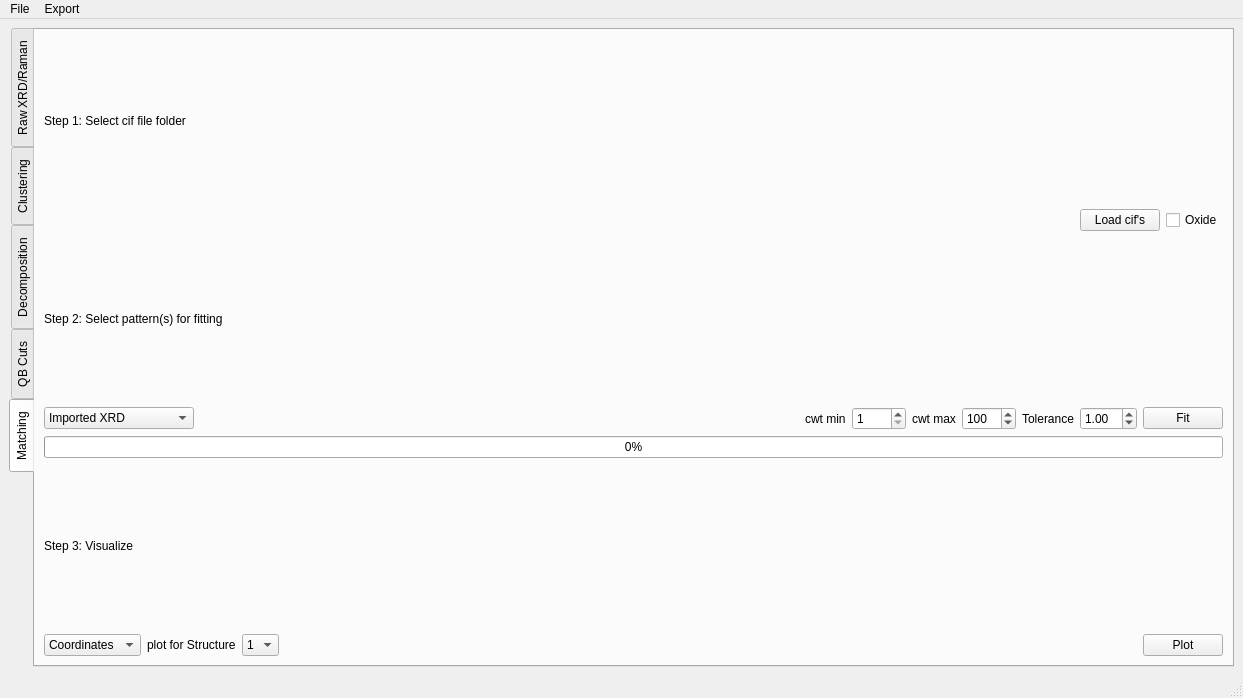
<?xml version="1.0" encoding="UTF-8"?>
<ui version="4.0">
 <class>htAx2</class>
 <widget class="QMainWindow" name="htAx2">
  <property name="geometry">
   <rect>
    <x>0</x>
    <y>0</y>
    <width>1243</width>
    <height>698</height>
   </rect>
  </property>
  <property name="windowTitle">
   <string>htAx2.0alpha</string>
  </property>
  <property name="documentMode">
   <bool>false</bool>
  </property>
  <widget class="QWidget" name="centralwidget">
   <layout class="QVBoxLayout" name="verticalLayout">
    <item>
     <widget class="QTabWidget" name="reiter">
      <property name="tabPosition">
       <enum>QTabWidget::West</enum>
      </property>
      <property name="tabShape">
       <enum>QTabWidget::Rounded</enum>
      </property>
      <property name="currentIndex">
       <number>4</number>
      </property>
      <widget class="QWidget" name="rawXRD">
       <attribute name="title">
        <string>Raw XRD/Raman</string>
       </attribute>
       <layout class="QHBoxLayout" name="horizontalLayout">
        <item>
         <widget class="QSplitter" name="splitter_2">
          <property name="orientation">
           <enum>Qt::Horizontal</enum>
          </property>
          <widget class="QSplitter" name="splitter">
           <property name="orientation">
            <enum>Qt::Vertical</enum>
           </property>
           <widget class="QWidget" name="verticalLayoutWidget">
            <layout class="QVBoxLayout" name="XRDLayout"/>
           </widget>
           <widget class="QWidget" name="layoutWidget">
            <layout class="QHBoxLayout" name="SliderLayout">
             <item>
              <widget class="QLabel" name="label">
               <property name="font">
                <font>
                 <pointsize>14</pointsize>
                </font>
               </property>
               <property name="text">
                <string>X</string>
               </property>
              </widget>
             </item>
             <item>
              <widget class="QSlider" name="horizontalSliderRaw">
               <property name="maximum">
                <number>100</number>
               </property>
               <property name="singleStep">
                <number>0</number>
               </property>
               <property name="orientation">
                <enum>Qt::Horizontal</enum>
               </property>
               <property name="tickPosition">
                <enum>QSlider::TicksBelow</enum>
               </property>
               <property name="tickInterval">
                <number>10</number>
               </property>
              </widget>
             </item>
            </layout>
           </widget>
           <widget class="QWidget" name="layoutWidget">
            <layout class="QHBoxLayout" name="LCDLayout">
             <item>
              <widget class="QLabel" name="MAInfo">
               <property name="text">
                <string>Measurement Area Info</string>
               </property>
              </widget>
             </item>
             <item>
              <widget class="QLCDNumber" name="lcdD"/>
             </item>
            </layout>
           </widget>
           <widget class="QWidget" name="layoutWidget">
            <layout class="QHBoxLayout" name="selectorLayout">
             <item>
              <widget class="QLabel" name="label_2">
               <property name="text">
                <string>Color-Coded</string>
               </property>
              </widget>
             </item>
             <item>
              <widget class="QComboBox" name="comboBox">
               <item>
                <property name="text">
                 <string>Coordinates</string>
                </property>
               </item>
               <item>
                <property name="text">
                 <string>Binary</string>
                </property>
               </item>
               <item>
                <property name="text">
                 <string>Ternary</string>
                </property>
               </item>
               <item>
                <property name="text">
                 <string>Quaternary</string>
                </property>
               </item>
              </widget>
             </item>
             <item>
              <spacer name="horizontalSpacer">
               <property name="orientation">
                <enum>Qt::Horizontal</enum>
               </property>
               <property name="sizeHint" stdset="0">
                <size>
                 <width>40</width>
                 <height>20</height>
                </size>
               </property>
              </spacer>
             </item>
            </layout>
           </widget>
          </widget>
          <widget class="QWidget" name="horizontalLayoutWidget">
           <layout class="QHBoxLayout" name="container">
            <item>
             <layout class="QVBoxLayout" name="XRDLayoutSpectral">
              <property name="spacing">
               <number>0</number>
              </property>
             </layout>
            </item>
           </layout>
          </widget>
         </widget>
        </item>
       </layout>
      </widget>
      <widget class="QWidget" name="clusteringXRD">
       <attribute name="title">
        <string>Clustering</string>
       </attribute>
       <layout class="QHBoxLayout" name="horizontalLayout_6">
        <item>
         <layout class="QHBoxLayout" name="horizontalLayout_5">
          <item>
           <widget class="QSplitter" name="splitter_3">
            <property name="orientation">
             <enum>Qt::Vertical</enum>
            </property>
            <widget class="QWidget" name="horizontalLayoutWidget_2">
             <layout class="QHBoxLayout" name="posClusterLayoutCon">
              <item>
               <layout class="QVBoxLayout" name="posClusterLayout"/>
              </item>
             </layout>
            </widget>
            <widget class="QWidget" name="layoutWidget">
             <layout class="QHBoxLayout" name="horizontalLayout_2">
              <property name="sizeConstraint">
               <enum>QLayout::SetFixedSize</enum>
              </property>
              <item>
               <widget class="QLabel" name="label_3">
                <property name="text">
                 <string>Clusters:</string>
                </property>
               </widget>
              </item>
              <item>
               <widget class="QSpinBox" name="setNumberclusters">
                <property name="minimum">
                 <number>2</number>
                </property>
               </widget>
              </item>
              <item>
               <widget class="QLabel" name="label_4">
                <property name="text">
                 <string>Method:</string>
                </property>
               </widget>
              </item>
              <item>
               <widget class="QComboBox" name="comboBoxClusterMethods">
                <item>
                 <property name="text">
                  <string>KMeans</string>
                 </property>
                </item>
                <item>
                 <property name="text">
                  <string>AgglomWard</string>
                 </property>
                </item>
                <item>
                 <property name="text">
                  <string>AgglomAvg</string>
                 </property>
                </item>
                <item>
                 <property name="text">
                  <string>AgglomComplete</string>
                 </property>
                </item>
                <item>
                 <property name="text">
                  <string>SpectralClustering</string>
                 </property>
                </item>
                <item>
                 <property name="text">
                  <string>DBScan</string>
                 </property>
                </item>
               </widget>
              </item>
              <item>
               <widget class="QComboBox" name="comboBox_2">
                <item>
                 <property name="text">
                  <string>Coordinates</string>
                 </property>
                </item>
                <item>
                 <property name="text">
                  <string>Binary</string>
                 </property>
                </item>
                <item>
                 <property name="text">
                  <string>Ternary</string>
                 </property>
                </item>
                <item>
                 <property name="text">
                  <string>Quaternary</string>
                 </property>
                </item>
               </widget>
              </item>
             </layout>
            </widget>
            <widget class="QWidget" name="layoutWidget">
             <layout class="QHBoxLayout" name="horizontalLayout_3">
              <property name="sizeConstraint">
               <enum>QLayout::SetFixedSize</enum>
              </property>
              <item>
               <widget class="QLabel" name="label_5">
                <property name="text">
                 <string>eps:</string>
                </property>
               </widget>
              </item>
              <item>
               <widget class="QLineEdit" name="setEps">
                <property name="inputMethodHints">
                 <set>Qt::ImhDigitsOnly</set>
                </property>
                <property name="text">
                 <string>0.03</string>
                </property>
                <property name="maxLength">
                 <number>21</number>
                </property>
               </widget>
              </item>
              <item>
               <widget class="QLabel" name="label_6">
                <property name="text">
                 <string>Nmin:</string>
                </property>
               </widget>
              </item>
              <item>
               <widget class="QLineEdit" name="setNMin">
                <property name="inputMethodHints">
                 <set>Qt::ImhDigitsOnly</set>
                </property>
                <property name="text">
                 <string>2</string>
                </property>
                <property name="maxLength">
                 <number>21</number>
                </property>
               </widget>
              </item>
              <item>
               <spacer name="horizontalSpacer_2">
                <property name="orientation">
                 <enum>Qt::Horizontal</enum>
                </property>
                <property name="sizeHint" stdset="0">
                 <size>
                  <width>40</width>
                  <height>20</height>
                 </size>
                </property>
               </spacer>
              </item>
             </layout>
            </widget>
            <widget class="QWidget" name="layoutWidget">
             <layout class="QHBoxLayout" name="horizontalLayout_4">
              <property name="sizeConstraint">
               <enum>QLayout::SetFixedSize</enum>
              </property>
              <item>
               <widget class="QLabel" name="label_7">
                <property name="text">
                 <string>Metric/Measure</string>
                </property>
               </widget>
              </item>
              <item>
               <widget class="QComboBox" name="comboBoxMetric">
                <item>
                 <property name="text">
                  <string>euclidean</string>
                 </property>
                </item>
                <item>
                 <property name="text">
                  <string>l1</string>
                 </property>
                </item>
                <item>
                 <property name="text">
                  <string>l2</string>
                 </property>
                </item>
                <item>
                 <property name="text">
                  <string>manhattan</string>
                 </property>
                </item>
                <item>
                 <property name="text">
                  <string>cosine</string>
                 </property>
                </item>
               </widget>
              </item>
              <item>
               <widget class="QLabel" name="label_8">
                <property name="text">
                 <string>param:</string>
                </property>
               </widget>
              </item>
              <item>
               <widget class="QLineEdit" name="setNMin_2">
                <property name="inputMethodHints">
                 <set>Qt::ImhDigitsOnly</set>
                </property>
                <property name="maxLength">
                 <number>21</number>
                </property>
               </widget>
              </item>
             </layout>
            </widget>
           </widget>
          </item>
          <item>
           <widget class="QSplitter" name="splitter_4">
            <property name="orientation">
             <enum>Qt::Vertical</enum>
            </property>
            <widget class="QWidget" name="verticalLayoutWidget_2">
             <layout class="QVBoxLayout" name="pdMatrixLayout"/>
            </widget>
            <widget class="QWidget" name="layoutWidget">
             <layout class="QHBoxLayout" name="buttonsLayouttop">
              <item>
               <layout class="QVBoxLayout" name="buttonslayoutbott">
                <item>
                 <widget class="QPushButton" name="clusterButton">
                  <property name="text">
                   <string>Cluster!</string>
                  </property>
                 </widget>
                </item>
                <item>
                 <widget class="QPushButton" name="pdButton">
                  <property name="text">
                   <string>PD Matrix!</string>
                  </property>
                 </widget>
                </item>
                <item>
                 <widget class="QPushButton" name="mdsButton">
                  <property name="text">
                   <string>MDS 2D!</string>
                  </property>
                 </widget>
                </item>
               </layout>
              </item>
              <item>
               <spacer name="horizontalSpacerButtons">
                <property name="orientation">
                 <enum>Qt::Horizontal</enum>
                </property>
                <property name="sizeHint" stdset="0">
                 <size>
                  <width>238</width>
                  <height>20</height>
                 </size>
                </property>
               </spacer>
              </item>
             </layout>
            </widget>
           </widget>
          </item>
          <item>
           <layout class="QHBoxLayout" name="mdsLayoutCon">
            <item>
             <layout class="QVBoxLayout" name="mdsLayout"/>
            </item>
           </layout>
          </item>
         </layout>
        </item>
       </layout>
      </widget>
      <widget class="QWidget" name="decompositionXRD">
       <attribute name="title">
        <string>Decomposition</string>
       </attribute>
       <widget class="QSplitter" name="splitter_5">
        <property name="geometry">
         <rect>
          <x>0</x>
          <y>10</y>
          <width>1370</width>
          <height>593</height>
         </rect>
        </property>
        <property name="orientation">
         <enum>Qt::Horizontal</enum>
        </property>
        <widget class="QSplitter" name="splitter_6">
         <property name="orientation">
          <enum>Qt::Vertical</enum>
         </property>
         <widget class="QWidget" name="verticalLayoutWidget_5">
          <layout class="QVBoxLayout" name="scatterDecompositionLayout">
           <property name="sizeConstraint">
            <enum>QLayout::SetDefaultConstraint</enum>
           </property>
          </layout>
         </widget>
         <widget class="QWidget" name="layoutWidget_3">
          <layout class="QHBoxLayout" name="LCDLayout_2">
           <property name="sizeConstraint">
            <enum>QLayout::SetFixedSize</enum>
           </property>
           <item>
            <widget class="QLabel" name="MAInfo_2">
             <property name="text">
              <string>Measurement Area Info</string>
             </property>
            </widget>
           </item>
           <item>
            <widget class="QLCDNumber" name="lcdD_2"/>
           </item>
          </layout>
         </widget>
         <widget class="QWidget" name="layoutWidget_4">
          <layout class="QHBoxLayout" name="selectorLayout_2">
           <property name="sizeConstraint">
            <enum>QLayout::SetFixedSize</enum>
           </property>
           <item>
            <widget class="QLabel" name="label_10">
             <property name="text">
              <string>Color-Coded</string>
             </property>
            </widget>
           </item>
           <item>
            <widget class="QComboBox" name="comboBox_3">
             <item>
              <property name="text">
               <string>Coordinates</string>
              </property>
             </item>
             <item>
              <property name="text">
               <string>Binary</string>
              </property>
             </item>
             <item>
              <property name="text">
               <string>Ternary</string>
              </property>
             </item>
             <item>
              <property name="text">
               <string>Quaternary</string>
              </property>
             </item>
            </widget>
           </item>
           <item>
            <widget class="QLabel" name="label_11">
             <property name="text">
              <string># Base Vectors</string>
             </property>
            </widget>
           </item>
           <item>
            <widget class="QSpinBox" name="setNoVec">
             <property name="minimum">
              <number>2</number>
             </property>
            </widget>
           </item>
           <item>
            <widget class="QLabel" name="label_12">
             <property name="text">
              <string>Show Vector </string>
             </property>
            </widget>
           </item>
           <item>
            <widget class="QSpinBox" name="setShoVec"/>
           </item>
           <item>
            <widget class="QPushButton" name="pushButtonNMF">
             <property name="text">
              <string>Do NNMF!</string>
             </property>
            </widget>
           </item>
           <item>
            <spacer name="horizontalSpacer_3">
             <property name="orientation">
              <enum>Qt::Horizontal</enum>
             </property>
             <property name="sizeHint" stdset="0">
              <size>
               <width>40</width>
               <height>20</height>
              </size>
             </property>
            </spacer>
           </item>
          </layout>
         </widget>
        </widget>
        <widget class="QWidget" name="horizontalLayoutWidget_4">
         <layout class="QHBoxLayout" name="container_2">
          <item>
           <layout class="QVBoxLayout" name="DecompositionSpectralLayout">
            <property name="spacing">
             <number>0</number>
            </property>
           </layout>
          </item>
         </layout>
        </widget>
       </widget>
      </widget>
      <widget class="QWidget" name="cuts">
       <attribute name="title">
        <string>QB Cuts</string>
       </attribute>
       <layout class="QHBoxLayout" name="horizontalLayout_7">
        <item>
         <widget class="QSplitter" name="splitter_7">
          <property name="orientation">
           <enum>Qt::Horizontal</enum>
          </property>
          <widget class="QSplitter" name="splitter_8">
           <property name="orientation">
            <enum>Qt::Vertical</enum>
           </property>
           <widget class="QWidget" name="verticalLayoutWidget_6">
            <layout class="QVBoxLayout" name="scatterQBLayout">
             <property name="sizeConstraint">
              <enum>QLayout::SetDefaultConstraint</enum>
             </property>
            </layout>
           </widget>
           <widget class="QWidget" name="layoutWidget_7">
            <layout class="QGridLayout" name="gridLayout">
             <property name="sizeConstraint">
              <enum>QLayout::SetNoConstraint</enum>
             </property>
             <item row="0" column="1">
              <widget class="QLabel" name="label_14">
               <property name="text">
                <string>Color-Coded</string>
               </property>
              </widget>
             </item>
             <item row="0" column="3">
              <widget class="QLabel" name="label_13">
               <property name="text">
                <string>Cut</string>
               </property>
              </widget>
             </item>
             <item row="1" column="4">
              <widget class="QDoubleSpinBox" name="doubleSpinBox_val"/>
             </item>
             <item row="1" column="12">
              <spacer name="horizontalSpacer_4">
               <property name="orientation">
                <enum>Qt::Horizontal</enum>
               </property>
               <property name="sizeHint" stdset="0">
                <size>
                 <width>31</width>
                 <height>15</height>
                </size>
               </property>
              </spacer>
             </item>
             <item row="0" column="4">
              <widget class="QComboBox" name="comboBox_cut"/>
             </item>
             <item row="0" column="2">
              <widget class="QComboBox" name="comboBox_4">
               <item>
                <property name="text">
                 <string>Coordinates</string>
                </property>
               </item>
               <item>
                <property name="text">
                 <string>Binary</string>
                </property>
               </item>
               <item>
                <property name="text">
                 <string>Ternary</string>
                </property>
               </item>
               <item>
                <property name="text">
                 <string>Quaternary</string>
                </property>
               </item>
              </widget>
             </item>
             <item row="1" column="3">
              <widget class="QLabel" name="label_17">
               <property name="text">
                <string>Value</string>
               </property>
              </widget>
             </item>
             <item row="2" column="3">
              <widget class="QLabel" name="label_16">
               <property name="text">
                <string>Tolerance</string>
               </property>
              </widget>
             </item>
             <item row="2" column="4">
              <widget class="QDoubleSpinBox" name="doubleSpinBox_tol">
               <property name="minimum">
                <double>0.010000000000000</double>
               </property>
               <property name="singleStep">
                <double>0.500000000000000</double>
               </property>
               <property name="value">
                <double>2.000000000000000</double>
               </property>
              </widget>
             </item>
             <item row="0" column="5">
              <widget class="QLabel" name="label_15">
               <property name="text">
                <string>Sort</string>
               </property>
              </widget>
             </item>
             <item row="0" column="6">
              <widget class="QComboBox" name="comboBox_sort"/>
             </item>
             <item row="2" column="6">
              <widget class="QPushButton" name="saveQBButton">
               <property name="text">
                <string>Save</string>
               </property>
              </widget>
             </item>
             <item row="2" column="2">
              <widget class="QPushButton" name="forgetQBButton">
               <property name="enabled">
                <bool>true</bool>
               </property>
               <property name="font">
                <font>
                 <weight>75</weight>
                 <bold>true</bold>
                 <underline>true</underline>
                </font>
               </property>
               <property name="cursor">
                <cursorShape>ForbiddenCursor</cursorShape>
               </property>
               <property name="text">
                <string>Forget QB!</string>
               </property>
              </widget>
             </item>
            </layout>
           </widget>
          </widget>
          <widget class="QWidget" name="horizontalLayoutWidget_5">
           <layout class="QHBoxLayout" name="container_3">
            <item>
             <layout class="QVBoxLayout" name="QBPlotLayout">
              <property name="spacing">
               <number>0</number>
              </property>
             </layout>
            </item>
           </layout>
          </widget>
         </widget>
        </item>
       </layout>
      </widget>
      <widget class="QWidget" name="matching">
       <attribute name="title">
        <string>Matching</string>
       </attribute>
       <layout class="QHBoxLayout" name="horizontalLayout_14">
        <item>
         <layout class="QHBoxLayout" name="horizontalLayout_13">
          <item>
           <layout class="QVBoxLayout" name="leftside">
            <item>
             <widget class="QLabel" name="label_19">
              <property name="text">
               <string>Step 1: Select cif file folder</string>
              </property>
             </widget>
            </item>
            <item>
             <layout class="QHBoxLayout" name="horizontalLayout_12">
              <item>
               <spacer name="horizontalSpacer_8">
                <property name="orientation">
                 <enum>Qt::Horizontal</enum>
                </property>
                <property name="sizeHint" stdset="0">
                 <size>
                  <width>40</width>
                  <height>20</height>
                 </size>
                </property>
               </spacer>
              </item>
              <item>
               <widget class="QPushButton" name="pushButtonLoadCifs">
                <property name="text">
                 <string>Load cif's</string>
                </property>
               </widget>
              </item>
              <item>
               <widget class="QCheckBox" name="checkBoxOxide">
                <property name="text">
                 <string>Oxide</string>
                </property>
               </widget>
              </item>
             </layout>
            </item>
            <item>
             <layout class="QHBoxLayout" name="horizontalLayout_11">
              <item>
               <layout class="QGridLayout" name="gridLayoutTable"/>
              </item>
             </layout>
            </item>
            <item>
             <widget class="QLabel" name="label_22">
              <property name="text">
               <string>Step 2: Select pattern(s) for fitting</string>
              </property>
             </widget>
            </item>
            <item>
             <layout class="QHBoxLayout" name="horizontalLayout_9">
              <item>
               <widget class="QComboBox" name="comboBoxFitPatterns">
                <item>
                 <property name="text">
                  <string>Imported XRD</string>
                 </property>
                </item>
                <item>
                 <property name="text">
                  <string>Decomposed patterns</string>
                 </property>
                </item>
               </widget>
              </item>
              <item>
               <spacer name="horizontalSpacer_7">
                <property name="orientation">
                 <enum>Qt::Horizontal</enum>
                </property>
                <property name="sizeHint" stdset="0">
                 <size>
                  <width>40</width>
                  <height>20</height>
                 </size>
                </property>
               </spacer>
              </item>
              <item>
               <widget class="QLabel" name="label_9">
                <property name="text">
                 <string>cwt min</string>
                </property>
               </widget>
              </item>
              <item>
               <widget class="QSpinBox" name="spinBoxCWTmin">
                <property name="minimum">
                 <number>1</number>
                </property>
                <property name="maximum">
                 <number>1000</number>
                </property>
               </widget>
              </item>
              <item>
               <widget class="QLabel" name="label_18">
                <property name="text">
                 <string>cwt max</string>
                </property>
               </widget>
              </item>
              <item>
               <widget class="QSpinBox" name="spinBoxCWTmax">
                <property name="minimum">
                 <number>10</number>
                </property>
                <property name="maximum">
                 <number>1000</number>
                </property>
                <property name="value">
                 <number>100</number>
                </property>
               </widget>
              </item>
              <item>
               <widget class="QLabel" name="label_20">
                <property name="text">
                 <string>Tolerance</string>
                </property>
               </widget>
              </item>
              <item>
               <widget class="QDoubleSpinBox" name="doubleSpinBoxTolerance">
                <property name="singleStep">
                 <double>0.010000000000000</double>
                </property>
                <property name="value">
                 <double>1.000000000000000</double>
                </property>
               </widget>
              </item>
              <item>
               <widget class="QPushButton" name="pushButtonFit">
                <property name="text">
                 <string>Fit</string>
                </property>
               </widget>
              </item>
             </layout>
            </item>
            <item>
             <widget class="QProgressBar" name="progressBarFit">
              <property name="value">
               <number>0</number>
              </property>
             </widget>
            </item>
            <item>
             <widget class="QLabel" name="label_23">
              <property name="text">
               <string>Step 3: Visualize</string>
              </property>
             </widget>
            </item>
            <item>
             <layout class="QHBoxLayout" name="horizontalLayout_8">
              <item>
               <widget class="QComboBox" name="comboBoxPlotTypeFit">
                <item>
                 <property name="text">
                  <string>Coordinates</string>
                 </property>
                </item>
                <item>
                 <property name="text">
                  <string>Ternary</string>
                 </property>
                </item>
                <item>
                 <property name="text">
                  <string>Quaternary</string>
                 </property>
                </item>
                <item>
                 <property name="text">
                  <string>Pattern</string>
                 </property>
                </item>
               </widget>
              </item>
              <item>
               <widget class="QLabel" name="label_24">
                <property name="text">
                 <string>plot for Structure</string>
                </property>
               </widget>
              </item>
              <item>
               <widget class="QComboBox" name="comboBoxStructureSelector">
                <item>
                 <property name="text">
                  <string>1</string>
                 </property>
                </item>
               </widget>
              </item>
              <item>
               <spacer name="horizontalSpacer_5">
                <property name="orientation">
                 <enum>Qt::Horizontal</enum>
                </property>
                <property name="sizeHint" stdset="0">
                 <size>
                  <width>40</width>
                  <height>20</height>
                 </size>
                </property>
               </spacer>
              </item>
              <item>
               <widget class="QPushButton" name="pushButtonPlotFit">
                <property name="text">
                 <string>Plot</string>
                </property>
               </widget>
              </item>
             </layout>
            </item>
           </layout>
          </item>
          <item>
           <layout class="QHBoxLayout" name="rightside">
            <item>
             <layout class="QVBoxLayout" name="res"/>
            </item>
            <item>
             <layout class="QVBoxLayout" name="spec"/>
            </item>
           </layout>
          </item>
         </layout>
        </item>
       </layout>
      </widget>
     </widget>
    </item>
   </layout>
  </widget>
  <widget class="QMenuBar" name="menubar">
   <property name="geometry">
    <rect>
     <x>0</x>
     <y>0</y>
     <width>1243</width>
     <height>22</height>
    </rect>
   </property>
   <widget class="QMenu" name="menuFile">
    <property name="title">
     <string>File</string>
    </property>
    <widget class="QMenu" name="menuLoad">
     <property name="title">
      <string>Load</string>
     </property>
     <addaction name="actionComposition"/>
     <addaction name="actionPosition"/>
     <addaction name="actionXRD"/>
     <addaction name="actionAngle"/>
     <addaction name="actionFunction"/>
     <addaction name="separator"/>
     <addaction name="actionPrevious_Analysis"/>
    </widget>
    <addaction name="menuLoad"/>
    <addaction name="actionQuit"/>
    <addaction name="separator"/>
    <addaction name="actionQuit_2"/>
   </widget>
   <widget class="QMenu" name="menuExport">
    <property name="title">
     <string>Export</string>
    </property>
    <addaction name="actionClustering_results"/>
    <addaction name="actionDecomposition_results"/>
    <addaction name="actionQB_cuts"/>
    <addaction name="actionMatching_results"/>
   </widget>
   <addaction name="menuFile"/>
   <addaction name="menuExport"/>
  </widget>
  <widget class="QStatusBar" name="statusbar"/>
  <action name="actionComposition">
   <property name="checkable">
    <bool>false</bool>
   </property>
   <property name="text">
    <string>Composition</string>
   </property>
   <property name="shortcut">
    <string>Ctrl+Shift+C</string>
   </property>
  </action>
  <action name="actionPosition">
   <property name="text">
    <string>Position</string>
   </property>
   <property name="shortcut">
    <string>Ctrl+Shift+P</string>
   </property>
  </action>
  <action name="actionXRD">
   <property name="text">
    <string>XRD/Raman</string>
   </property>
   <property name="shortcut">
    <string>Ctrl+Shift+X</string>
   </property>
  </action>
  <action name="actionFunction">
   <property name="text">
    <string>Function</string>
   </property>
   <property name="shortcut">
    <string>Ctrl+Shift+F</string>
   </property>
  </action>
  <action name="actionAngle">
   <property name="text">
    <string>Angle</string>
   </property>
   <property name="shortcut">
    <string>Ctrl+Shift+O</string>
   </property>
  </action>
  <action name="actionQuit">
   <property name="text">
    <string>About</string>
   </property>
  </action>
  <action name="actionQuit_2">
   <property name="text">
    <string>Quit</string>
   </property>
  </action>
  <action name="actionPrevious_Analysis">
   <property name="text">
    <string>Previous Analysis</string>
   </property>
  </action>
  <action name="actionClustering_results">
   <property name="text">
    <string>Clustering results</string>
   </property>
  </action>
  <action name="actionDecomposition_results">
   <property name="text">
    <string>Decomposition results</string>
   </property>
  </action>
  <action name="actionQB_cuts">
   <property name="text">
    <string>QB cuts</string>
   </property>
  </action>
  <action name="actionMatching_results">
   <property name="text">
    <string>Matching results</string>
   </property>
  </action>
  <action name="actionConnect_XRD_mysql">
   <property name="text">
    <string>Connect XRD mysql</string>
   </property>
  </action>
 </widget>
 <resources/>
 <connections/>
</ui>
